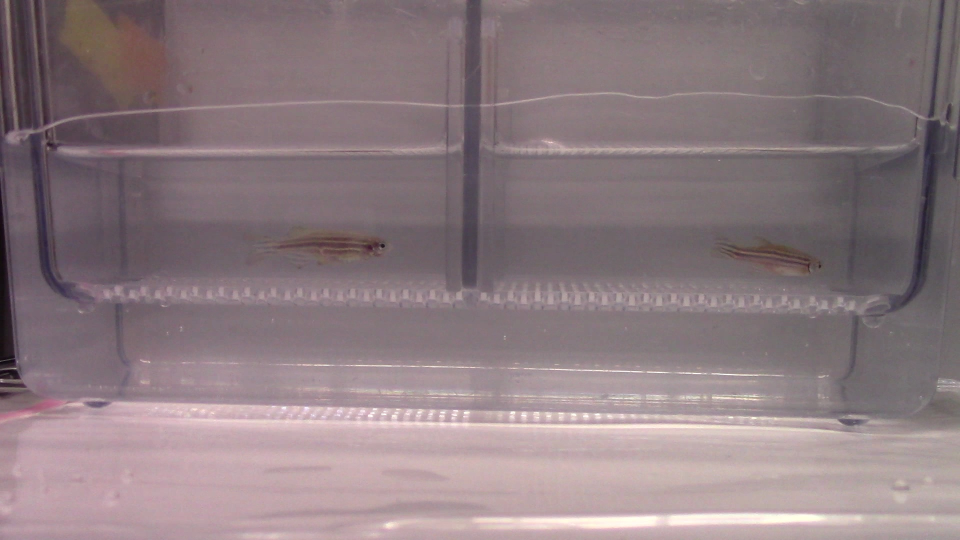
#> input picture input_videos/frame_000270.jpg, 1920 x 1080 px, given in place of MVI_0052.MP4, which was not available (shown at 1/2 size)
$ python video_processing.py
#> lines starting #> are read from the running program, lines starting #| are printed output that depends on the picture; after the words box and inside, x2 and y2 are one past the last pixel; in counts of white or black regions, pixels touching at a corner belong together; pictures that were not available may be replaced by others from this repository, and a replacement may not be noted
import cv2

def process_video_for_edges_and_segmentation(video_path, frame_interval=30):
    """
    Apply filters to video, detect fish edges, and perform segmentation.
    This function processes the video and displays the results without saving images.

    :param video_path: Path to the input video file
    :param frame_interval: Process every 'frame_interval' frames (default is every 30th frame)
    """
#> called with video_path = 'input_videos/MVI_0052.MP4', frame_interval = 30
    # Open the video file
    cap = cv2.VideoCapture(video_path)

    # Check if the video was successfully opened
    if not cap.isOpened():
        print(f"Error: Could not open video {video_path}")
        return

    frame_index = 0

    while True:
        # Read a frame from the video
        ret, frame = cap.read()
#> frame is the input picture: shape (1080, 1920, 3); mean B, G, R 128.2, 123.8, 140.3

        if not ret:
            break  # End of video

        # Process every nth frame according to the frame_interval
        if frame_index % frame_interval == 0:
            # Resize the frame (optional for faster processing)
            frame_resized = cv2.resize(frame, (640, 360))
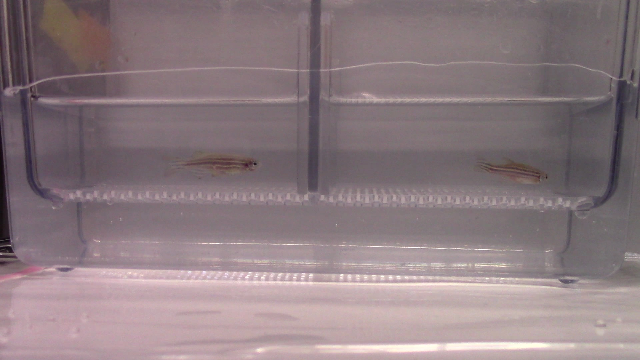
#> frame_resized: shape (360, 640, 3); mean B, G, R 128.2, 123.8, 140.3

            # Convert frame to grayscale
            gray_frame = cv2.cvtColor(frame_resized, cv2.COLOR_BGR2GRAY)
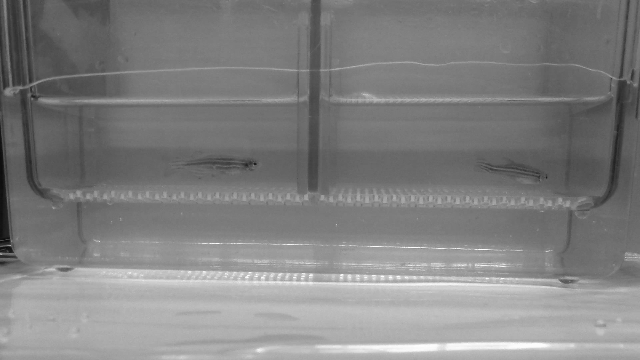
#> gray_frame: shape (360, 640); min 10, max 255, mean 129.3

            # Apply Gaussian Blur to reduce noise
            blurred_frame = cv2.GaussianBlur(gray_frame, (5, 5), 0)

            # Apply Canny Edge Detection to detect edges
            edges = cv2.Canny(blurred_frame, threshold1=10, threshold2=80)
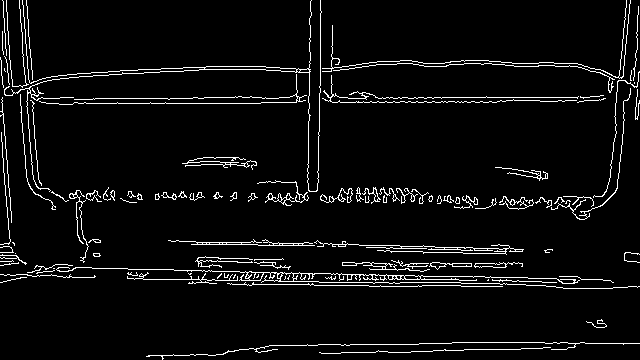
#> edges: shape (360, 640); 5% white in thin lines or dots

            # Perform Thresholding for segmentation
            _, thresh = cv2.threshold(blurred_frame, 127, 255, cv2.THRESH_BINARY_INV + cv2.THRESH_OTSU)
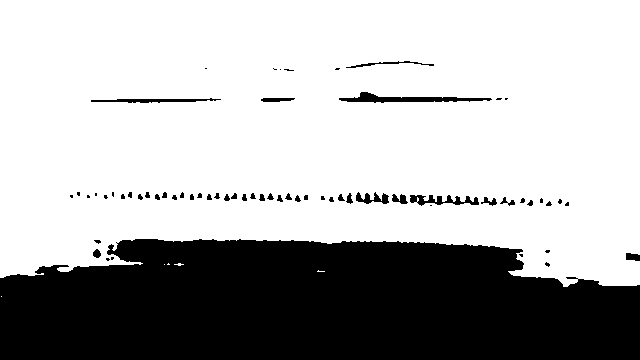
#> thresh: shape (360, 640); 69.4% white; 64 black regions (32 under 20 px)

            # Find contours (fish edges) from the segmented image
            contours, _ = cv2.findContours(thresh, cv2.RETR_EXTERNAL, cv2.CHAIN_APPROX_SIMPLE)
#> contours = 6 contours, 5 with area under 20; largest, box (x1, y1, x2, y2) and area: (0, 0, 640, 287) 161912

            # Draw the contours on the original frame
            contour_frame = frame_resized.copy()
            cv2.drawContours(contour_frame, contours, -1, (0, 255, 0), 2)
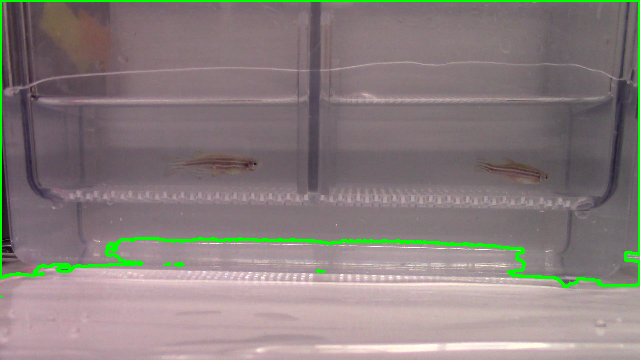
#> contour_frame: shape (360, 640, 3); 2.34% of pixels changed, all inside (x1, y1, x2, y2) = (0, 0, 640, 298)

            # Display the original frame, edge-detected frame, and contour frame side by side
            combined_frame = cv2.hconcat([frame_resized, cv2.cvtColor(edges, cv2.COLOR_GRAY2BGR), contour_frame])
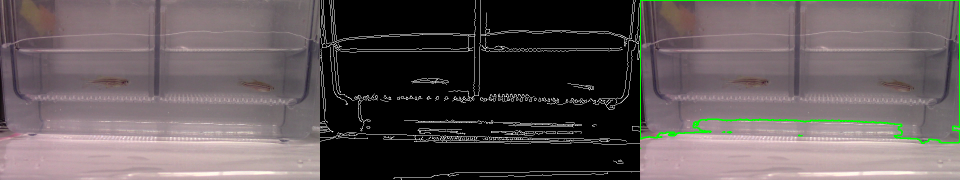
#> combined_frame: shape (360, 1920, 3) (shown at 1/2 size); mean B, G, R 88.9, 87.9, 96.8
            cv2.imshow("Fish Edge Detection and Segmentation", combined_frame)

        frame_index += 1

        # Press 'q' to exit the loop
        if cv2.waitKey(1) & 0xFF == ord('q'):
#> (key q is pressed here)
            break

    # Release the video capture object
    cap.release()
    cv2.destroyAllWindows()
    print("Video processing complete.")

# Example usage:
video_path = 'input_videos/MVI_0052.MP4'
frame_interval = 30  # Process every 30th frame

process_video_for_edges_and_segmentation(video_path, frame_interval)
